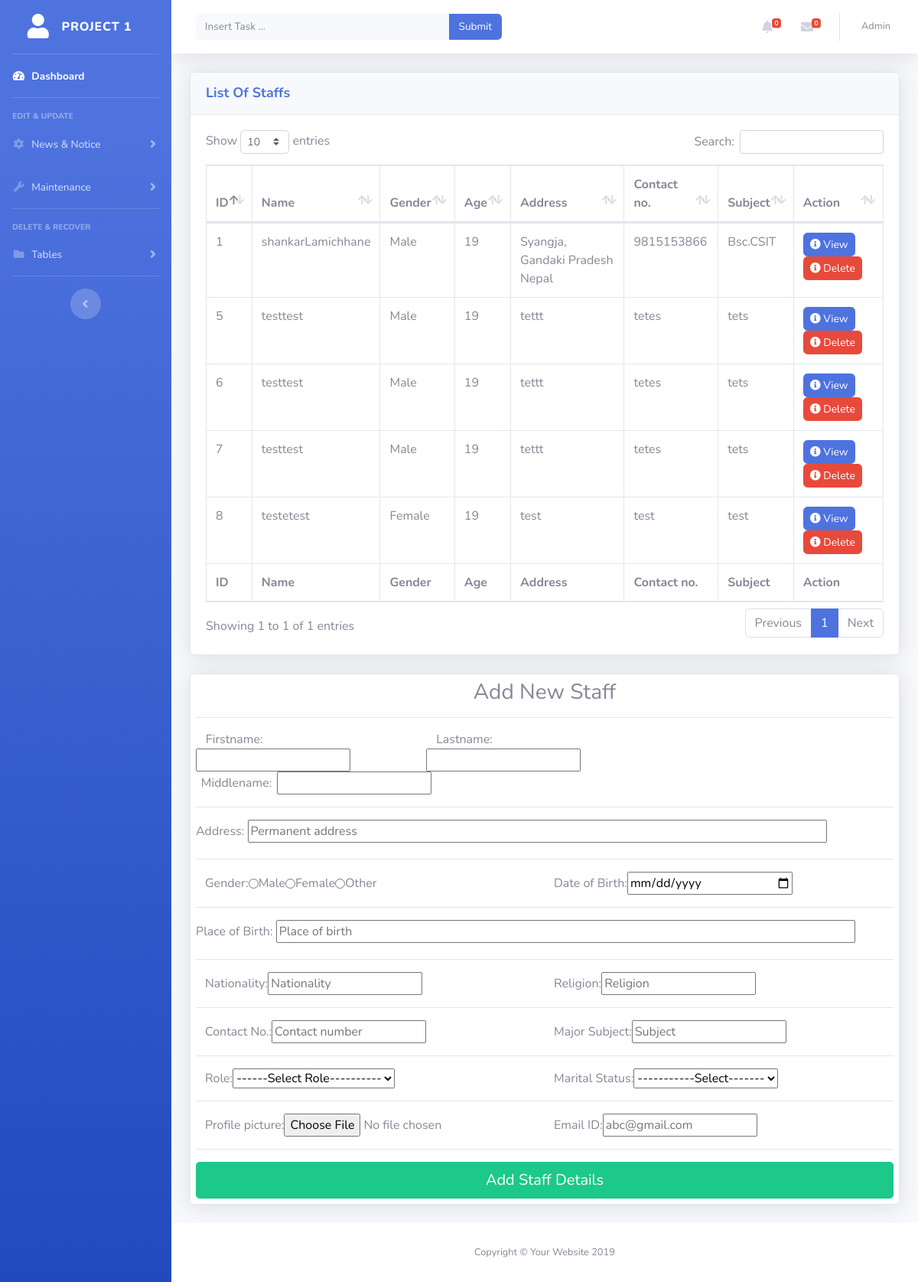
The page /admin_panel/test.php (signed in) on the database its author committed.
### tables this page shows
CREATE TABLE `staff_details` (
  `staff_id` int(11) NOT NULL,
  `firstname` varchar(255) NOT NULL,
  `lastname` varchar(255) NOT NULL,
  `middlename` varchar(40) NOT NULL,
  `paddress` varchar(255) NOT NULL,
  `sex` varchar(45) NOT NULL,
  `dob` date NOT NULL,
  `birthplace` varchar(255) NOT NULL,
  `nationality` varchar(45) NOT NULL,
  `religion` varchar(44) NOT NULL,
  `contact` varchar(20) NOT NULL,
  `staff_role` varchar(255) NOT NULL,
  `maritalstatus` varchar(40) NOT NULL,
  `subject` varchar(255) NOT NULL,
  `file` varchar(255) NOT NULL,
  `email` varchar(255) NOT NULL,
  `value` int(11) NOT NULL
);

### admin_panel/test.php (the view, shortened to what this page needs)
<?php include'includes/header.php';?>
<div class="container-fluid">
  <div class="card shadow mb-4">
    <div class="card-header py-3">
       <h6 class="m-0 font-weight-bold text-primary" style="font-size:18px">List Of Staffs </h6>
    </div>
    <div class="card-body">
      <div class="table-responsive">
        <table class="table table-bordered" id="dataTable" width="100%" cellspacing="0">
          <thead>
            <tr>
              <th>ID</th>
              <th>Name</th>
              <th>Gender</th>
              <th>Age</th>
              <th>Address</th>
              <th>Contact no.</th>
              <th>Subject</th>
              <th>Action</th>
            </tr>
          </thead>
          <tfoot>
            <tr>
              <th>ID</th>
              <th>Name</th>
              <th>Gender</th>
              <th>Age</th>
              <th>Address</th>
              <th>Contact no.</th>
              <th>Subject</th>
              <th>Action</th>
            </tr>
          </tfoot>
          <?php
          include"includes/config.php";
            $sql = "SELECT * FROM staff_details where value=1";
            $result = mysqli_query($conn, $sql);
            $staffdetails = mysqli_fetch_all($result, MYSQLI_ASSOC);
         ?>
         <?php foreach ($staffdetails as $staffdetails): ?>
            <?php
                $date1 = date_create($staffdetails['dob']);
                $date2 = date_create('now');
                 $age = date_diff($date1,$date2)->y;
                 ?>
          <tbody>
            <tr>
                <td><?php echo $staffdetails['staff_id']; ?></td>
                <td><?php echo $staffdetails['firstname'] . $staffdetails['lastname']; ?></td>
                <td><?php echo $staffdetails['sex']; ?></td>
                <td><?php echo $age; ?></td>
                <td><?php echo $staffdetails['paddress']; ?></td>
                <td><?php echo $staffdetails['contact']; ?></td>
                <td><?php echo $staffdetails['subject']; ?></td>
                <td><a href="setDepartment.php?id=<?php echo $department['dept_id']; ?>"  class="btn btn-primary btn-sm rounded" ><i class="fa fa-info-circle"></i> View</a>&nbsp;&nbsp;<a href="setDepartment.php?delete=true&&id=<?php echo $department['dept_id']; ?>"  class="btn btn-danger btn-sm rounded" >  <i class="fa fa-info-circle"></i> Delete</a></td>
            </tr>
            </tbody>
        <?php endforeach; ?>
        </table>
      </div>
    </div>
  </div>
</div>
</div>
<div class="container-fluid">
  <div  class="card shadow mb-4" style="padding: 7px;">
    <form method="post" action="<?php echo htmlspecialchars($_SERVER['PHP_SELF']);?>" enctype="multipart/form-data">
      <h3 style="text-align: center;" >Add New Staff</h3><hr>
      <div class="form-inline">
        <div class="form-group">
          <label class="col-md-4" for="firstname">Firstname: </label>
          <input type="text" name="firstname" required>
        </div>
        <div class="form-group">
          <label class="col-md-4" for="lastname">Lastname: </label>
          <input type="text" name="lastname" required>
        </div>
        <div class="form-group">
          <label class="col-md-4" for="middlename">Middlename: </label>
          <input type="text" name="middlename">
        </div>
      </div>
      <hr>
      <div class="form-group">
        <label for="address"> Address:  </label>
        <input type="text" name="paddress" placeholder="Permanent address" style=" width:83%; " required>
      </div>
      <hr>
      <div class="form-inline">
        <div class="form-group col-md-6">
          <label for="sex">Gender:  </label>
          <label class="radio-inline"><input type="radio" name="sex" value="Male" > Male </label>
          <label class="radio-inline"><input type="radio"  name="sex" value="Female"> Female </label>
          <label class="radio-inline"><input type="radio"  name="sex" value="Other"> Other </label>
        </div>
        <div class="form-group col-md-6">
          <label for="dob">Date of Birth:  </label>
          <input type="date" name="dob" placeholder="mm/dd/yyyy" style="width: 50%;" required>
        </div>
      </div>
      <hr>
      <div class="form-group">
        <label for="placeofbirth">Place of Birth:  </label>
        <input type="text" name="birthplace" placeholder="Place of birth" style="width: 83%;" required>
      </div>
      <hr>
      <div class="form-inline">
        <div class="form-group col-md-6">
          <label for="nationality">Nationality:  </label>
          <input type="text" name="nationality" placeholder="Nationality" required>
        </div>
        <div class="form-group col-md-6">
          <label for="religion"> Religion:  </label>
          <input type="text" name="religion" placeholder="Religion" required>
        </div>
      </div>
      <hr>
      <div class="form-inline">
        <div class="form-group col-md-6">
          <label for="contact"> Contact No.:  </label>
          <input type="text" name="contact" placeholder="Contact number" required>
        </div>
        <div class="form-group col-md-6">
          <label for="subject"> Major Subject:  </label>
          <input type="text" name="subject" placeholder="Subject" required>
        </div>
      </div>
      <hr>
      <div class="form-inline">
        <div class="form-group col-md-6">
          <label for="staff_role">Role:  </label>
          <select name="staff_role" required>
            <option>------Select Role----------</option>
          </select>
        </div>
        <div class="form-group col-md-6">
          <label for="maritalstatus"> Marital Status:  </label>
          <select name="maritalstatus">
            <option>-----------Select-------</option>
          </select>
        </div>
      </div>
      <hr>
      <div class="form-inline">
        <div class="form-group col-md-6">
          <label for="file"> Profile picture:  </label>
          <input type="file" name="file" required>
        </div>
        <div class="form-group col-md-6">
          <label for="email"> Email ID:  </label>
          <input type="email" name="email" placeholder="abc@gmail.com" required>
        </div>
      </div>
      <hr>
      <input type="submit" value="Add Staff Details" name="submit" class="btn btn-success btn-lg btn-block">
    </form>
  </div>
</div>
<?php include'includes/footer.php' ?>

### rows shown on the page
staff_details: staff_id "1", firstname "shankar", lastname "Lamichhane", sex "Male", dob "19", paddress "Syangja, Gandaki Pradesh Nepal", contact "9815153866", subject "Bsc.CSIT"
staff_details: staff_id "5", firstname "test", lastname "test", sex "Male", dob "19", paddress "tettt", contact "tetes", subject "tets"
staff_details: staff_id "6", firstname "test", lastname "test", sex "Male", dob "19", paddress "tettt", contact "tetes", subject "tets"
staff_details: staff_id "7", firstname "test", lastname "test", sex "Male", dob "19", paddress "tettt", contact "tetes", subject "tets"
staff_details: staff_id "8", firstname "teste", lastname "test", sex "Female", dob "19", paddress "test", contact "test", subject "test"
